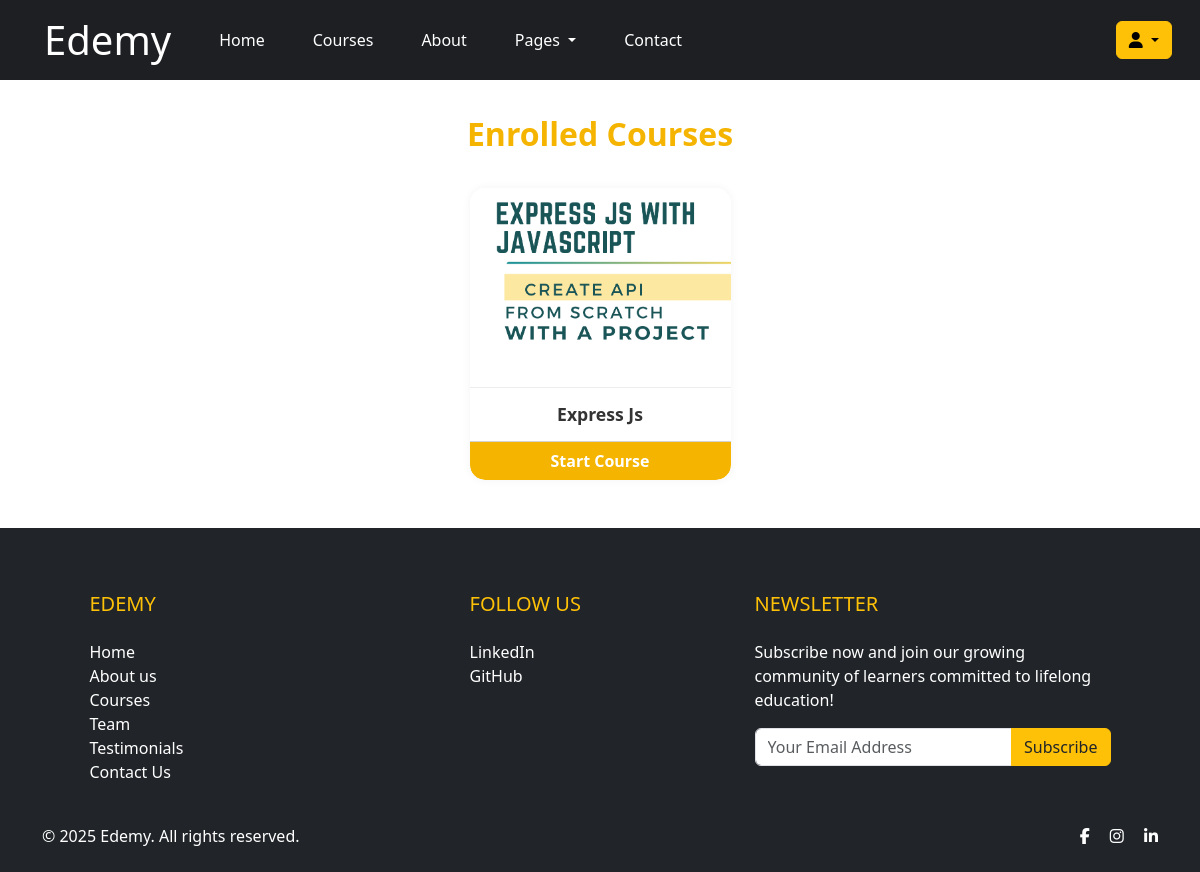
Page /my-courses (signed in) on the committed database.
### courses/models/user_course.py (models this page shows)
class UserCourse(models.Model):
    user = models.ForeignKey(User, null=False, on_delete=models.CASCADE)
    course = models.ForeignKey(Course, null=False, on_delete=models.CASCADE)
    enrolled_date = models.DateTimeField(auto_now_add=True)  # Automatically set the current date and time when a record is created
    is_completed = models.BooleanField(default=False)
    def __str__(self):
        return f'{self.user.username} - {self.course.name}'

### courses/models/course.py (models this page shows, shortened)
class Course(models.Model):
    name =  models.CharField(max_length= 50, null= False)
    slug =  models.CharField(max_length= 50, null= False,unique=True)
    description =  models.CharField(max_length= 200, null= True)
    price =  models.IntegerField(null=False)
    discount = models.IntegerField(null=False,default=0)
    active = models.BooleanField(default=False)
    thumbnail = models.ImageField(upload_to="files/thumbnail")
    date = models.DateTimeField(auto_now_add=True)
    resource = models.FileField(upload_to="files/resource")
    length = models.IntegerField(null=False)

### courses/views/courses.py (the view)
# urls.py: path('my-courses', MyCoursesList.as_view(), name='my-courses'),
@method_decorator(login_required(login_url='login') , name='dispatch')
class MyCoursesList(ListView):
    template_name = 'courses/my_courses.html'
    context_object_name = 'user_courses'
    def get_queryset(self):
        return UserCourse.objects.filter(user = self.request.user)

### courses/templates/courses/my_courses.html (shortened to what this page needs)
{% extends 'courses/base.html'%}
{% load course_custom_tags %}
{% load static %}
{% block content %}
<head>
</head>
<body>
    <div class="container">
      <p class="section-title">Enrolled Courses</p>
      <div class="row g-4 justify-content-center">
        {% for uc in user_courses %}
        <div class="col-sm-6 col-md-4 col-lg-3">
          <div class="card course-card">
            <img class="card-img-top course-img" src="{{ uc.course.thumbnail.url }}" alt="{{ uc.course.name }}">
            <div class="card-body text-center">
              <h5 class="card-title">{{ uc.course.name }}</h5>
            </div>
            <div class="card-footer p-0">
              <a href="/course/{{ uc.course.slug }}" class="btn btn-start">Start Course</a>
            </div>
          </div>
        </div>
        {% endfor %}
      </div>
    </div>
    </body>
{% endblock %}

### courses/templates/courses/my_courses.html (style rules this page uses)
.section-title { color: #f4b400; text-align: center; font-weight: 600; font-size: 2rem; margin: 30px 0; }
.course-card { transition: transform 0.2s, box-shadow 0.3s; border: none; border-radius: 15px; overflow: hidden; box-shadow: 0 0 10px rgba(0, 0, 0, 0.05); }
.course-img { height: 200px; object-fit: cover; border-bottom: 1px solid #eee; }
.card-title { font-size: 1.1rem; font-weight: 600; color: #333; margin-bottom: 0; }
.card-footer { background: #fff; }
.btn-start { background-color: #f4b400; color: #fff; font-weight: 600; width: 100%; border-radius: 0 0 15px 15px; }

### rows in the picture
UserCourse: course.thumbnail (picture), course.name "Express Js"
